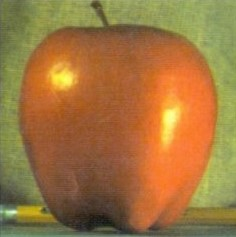
#> input picture img/apple.jpg, 236 x 237 px
$ python ImagePyramids2.py
#> lines starting #> are read from the running program, lines starting #| are printed output that depends on the picture
import cv2 as cv
import numpy as np
from matplotlib import pyplot as plt

A = cv.imread('../img/apple.jpg')
#> A is the input picture: shape (237, 236, 3); mean B, G, R 63.3, 117.7, 159.4
B = cv.imread('../img/orange.jpg')
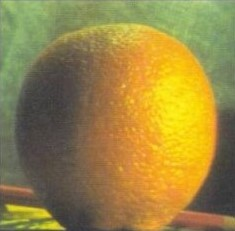
#> input picture img/orange.jpg, 235 x 231 px
#> B is the input picture: shape (231, 235, 3); mean B, G, R 68.3, 134, 153.9

A_cp = cv.resize(A.copy()[3:-4, 3:-3, :], (256, 256))
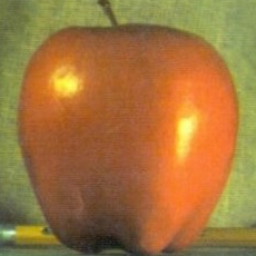
#> A_cp: shape (256, 256, 3); mean B, G, R 61.7, 116.6, 161.4
print(A_cp.shape)
#| (256, 256, 3)

B_cp = cv.resize(B.copy()[1:, 2:-3, :], (256, 256))
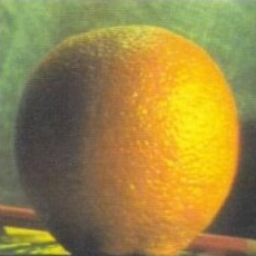
#> B_cp: shape (256, 256, 3); mean B, G, R 67.6, 134.1, 154.9
print(B_cp.shape)
#| (256, 256, 3)


# calculate Gaussian Pyramids
G = A_cp.copy()
gpA = [G]
for i in range(6):
    G = cv.pyrDown(G)
    gpA.append(G)
#> after the loop, gpA = 7 items

G = B_cp.copy()
gpB = [G]
for i in range(6):
    G = cv.pyrDown(G)
    gpB.append(G)
#> after the loop, gpB = 7 items

# calculate Laplacian Pyramids
lpA = [gpA[5]]
for i in range(5, 0, -1):
    GE = cv.pyrUp(gpA[i])
    L = cv.subtract(gpA[i-1], GE)
    lpA.append(L)
#> this loop made 5 passes
#> pass 2, `L = cv.subtract(gpA[i-1], GE)`:
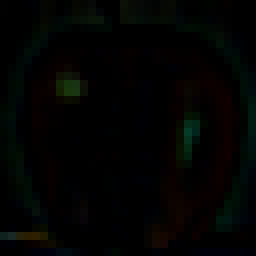
#> L: shape (32, 32, 3) (shown 8 times larger); mean of channels 0, 1, 2 2.1, 3.2, 2.5; drawn as B, G, R
#> after the loop, lpA = 6 items

lpB = [gpB[5]]
for i in range(5, 0, -1):
    GE = cv.pyrUp(gpB[i])
    L = cv.subtract(gpB[i-1], GE)
    lpB.append(L)
#> this loop made 5 passes
#> pass 3, `GE = cv.pyrUp(gpB[i])`:
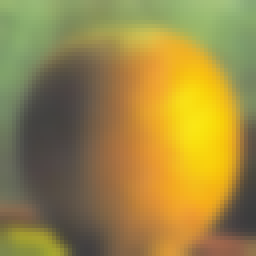
#> GE: shape (64, 64, 3) (shown 4 times larger); mean of channels 0, 1, 2 67.9, 134.8, 155.5; drawn as B, G, R
#> after the loop, lpB = 6 items

LS = []
for la, lb in zip(lpA, lpB):
    rows, cols, dpt = la.shape
    ls = np.hstack((la[:, 0:cols//2], lb[:, cols//2:]))
    LS.append(ls)
#> this loop made 6 passes
#> (rows, cols) on passes 1 to 6: (8, 8), (16, 16), (32, 32), (64, 64), (128, 128), (256, 256)
#> after the loop, LS = 6 items

ls_ = LS[0]
for i in range(1, 6):
    ls_ = cv.pyrUp(ls_)
    ls_ = cv.add(ls_, LS[i])
#> this loop made 5 passes
#> pass 3, `ls_ = cv.add(ls_, LS[i])`:
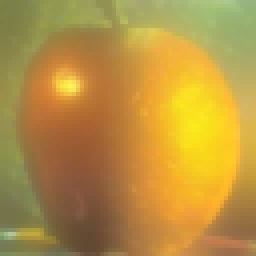
#> ls_: shape (64, 64, 3) (shown 4 times larger); mean of channels 0, 1, 2 65.2, 146.1, 183.3; drawn as B, G, R

real = np.hstack((A_cp[:, :cols//2], B_cp[:, cols//2:]))
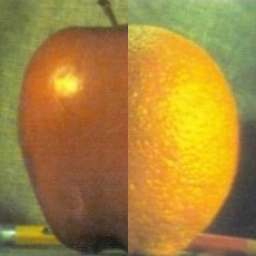
#> real: shape (256, 256, 3); mean B, G, R 57.9, 131.8, 166.3

cv.imwrite('../img/Pyramid_blending.png',ls_)
cv.imwrite('../img/Direct_blending.png', real)
